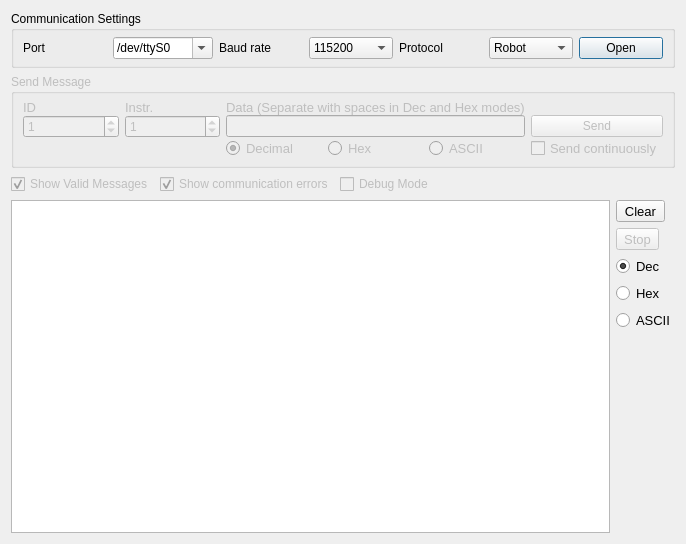
<?xml version="1.0" encoding="UTF-8"?>
<ui version="4.0">
 <class>CommGui</class>
 <widget class="QDialog" name="CommGui">
  <property name="geometry">
   <rect>
    <x>0</x>
    <y>0</y>
    <width>686</width>
    <height>544</height>
   </rect>
  </property>
  <property name="windowTitle">
   <string>nct</string>
  </property>
  <layout class="QGridLayout" name="gridLayout_3">
   <item row="2" column="0" colspan="3">
    <layout class="QGridLayout" name="glOutput">
     <item row="0" column="1" colspan="2">
      <layout class="QHBoxLayout" name="horizontalLayout">
       <item>
        <widget class="QCheckBox" name="cbValidMessage">
         <property name="enabled">
          <bool>false</bool>
         </property>
         <property name="text">
          <string>Show Valid Messages</string>
         </property>
         <property name="checked">
          <bool>true</bool>
         </property>
        </widget>
       </item>
       <item>
        <widget class="QCheckBox" name="cbQuiet">
         <property name="enabled">
          <bool>false</bool>
         </property>
         <property name="text">
          <string>Show communication errors</string>
         </property>
         <property name="checked">
          <bool>true</bool>
         </property>
        </widget>
       </item>
       <item>
        <widget class="QCheckBox" name="cbDebugMode">
         <property name="enabled">
          <bool>false</bool>
         </property>
         <property name="text">
          <string>Debug Mode</string>
         </property>
        </widget>
       </item>
       <item>
        <spacer name="horizontalSpacer">
         <property name="orientation">
          <enum>Qt::Horizontal</enum>
         </property>
         <property name="sizeHint" stdset="0">
          <size>
           <width>40</width>
           <height>20</height>
          </size>
         </property>
        </spacer>
       </item>
      </layout>
     </item>
     <item row="1" column="2">
      <widget class="QToolButton" name="btnClear">
       <property name="font">
        <font>
         <pointsize>10</pointsize>
        </font>
       </property>
       <property name="text">
        <string>Clear</string>
       </property>
      </widget>
     </item>
     <item row="2" column="2">
      <widget class="QToolButton" name="btnStopRun">
       <property name="enabled">
        <bool>false</bool>
       </property>
       <property name="font">
        <font>
         <pointsize>10</pointsize>
        </font>
       </property>
       <property name="text">
        <string>Stop</string>
       </property>
       <property name="checkable">
        <bool>true</bool>
       </property>
       <property name="checked">
        <bool>false</bool>
       </property>
      </widget>
     </item>
     <item row="6" column="2">
      <spacer name="verticalSpacer_2">
       <property name="orientation">
        <enum>Qt::Vertical</enum>
       </property>
       <property name="sizeHint" stdset="0">
        <size>
         <width>20</width>
         <height>40</height>
        </size>
       </property>
      </spacer>
     </item>
     <item row="3" column="2">
      <widget class="QRadioButton" name="rbOutputDec">
       <property name="font">
        <font>
         <pointsize>10</pointsize>
        </font>
       </property>
       <property name="text">
        <string>Dec</string>
       </property>
       <property name="checked">
        <bool>true</bool>
       </property>
      </widget>
     </item>
     <item row="4" column="2">
      <widget class="QRadioButton" name="rbOutputHex">
       <property name="font">
        <font>
         <pointsize>10</pointsize>
        </font>
       </property>
       <property name="text">
        <string>Hex</string>
       </property>
      </widget>
     </item>
     <item row="5" column="2">
      <widget class="QRadioButton" name="rbOutputASCII">
       <property name="font">
        <font>
         <pointsize>10</pointsize>
        </font>
       </property>
       <property name="text">
        <string>ASCII</string>
       </property>
      </widget>
     </item>
     <item row="1" column="1" rowspan="6">
      <widget class="QPlainTextEdit" name="textEdit">
       <property name="undoRedoEnabled">
        <bool>false</bool>
       </property>
       <property name="readOnly">
        <bool>true</bool>
       </property>
       <property name="textInteractionFlags">
        <set>Qt::NoTextInteraction</set>
       </property>
      </widget>
     </item>
    </layout>
   </item>
   <item row="0" column="0" colspan="3">
    <widget class="QGroupBox" name="groupBox_3">
     <property name="minimumSize">
      <size>
       <width>0</width>
       <height>0</height>
      </size>
     </property>
     <property name="title">
      <string>Communication Settings</string>
     </property>
     <property name="flat">
      <bool>false</bool>
     </property>
     <layout class="QGridLayout" name="gridLayout_4">
      <property name="topMargin">
       <number>6</number>
      </property>
      <property name="bottomMargin">
       <number>6</number>
      </property>
      <item row="0" column="6">
       <widget class="QPushButton" name="btnConnect">
        <property name="maximumSize">
         <size>
          <width>16777215</width>
          <height>16777215</height>
         </size>
        </property>
        <property name="text">
         <string>Open</string>
        </property>
       </widget>
      </item>
      <item row="0" column="0">
       <widget class="QLabel" name="label_3">
        <property name="maximumSize">
         <size>
          <width>16777215</width>
          <height>16777215</height>
         </size>
        </property>
        <property name="text">
         <string>Port</string>
        </property>
       </widget>
      </item>
      <item row="0" column="2">
       <widget class="QLabel" name="label_4">
        <property name="maximumSize">
         <size>
          <width>16777215</width>
          <height>16777215</height>
         </size>
        </property>
        <property name="text">
         <string>Baud rate</string>
        </property>
       </widget>
      </item>
      <item row="0" column="1">
       <widget class="QComboBox" name="cbPort">
        <property name="editable">
         <bool>true</bool>
        </property>
        <property name="currentIndex">
         <number>0</number>
        </property>
        <property name="sizeAdjustPolicy">
         <enum>QComboBox::AdjustToContents</enum>
        </property>
        <item>
         <property name="text">
          <string>/dev/ttyS0</string>
         </property>
        </item>
        <item>
         <property name="text">
          <string>/dev/ttyS1</string>
         </property>
        </item>
        <item>
         <property name="text">
          <string>/dev/ttyS2</string>
         </property>
        </item>
        <item>
         <property name="text">
          <string>/dev/ttyS3</string>
         </property>
        </item>
        <item>
         <property name="text">
          <string>/dev/ttyUSB0</string>
         </property>
        </item>
        <item>
         <property name="text">
          <string>/dev/ttyUSB1</string>
         </property>
        </item>
        <item>
         <property name="text">
          <string>/dev/ttyUSB2</string>
         </property>
        </item>
        <item>
         <property name="text">
          <string>/dev/ttyUSB3</string>
         </property>
        </item>
       </widget>
      </item>
      <item row="0" column="3">
       <widget class="QComboBox" name="cbBaudRate">
        <property name="currentIndex">
         <number>10</number>
        </property>
        <item>
         <property name="text">
          <string>300</string>
         </property>
        </item>
        <item>
         <property name="text">
          <string>600</string>
         </property>
        </item>
        <item>
         <property name="text">
          <string>1200</string>
         </property>
        </item>
        <item>
         <property name="text">
          <string>2400</string>
         </property>
        </item>
        <item>
         <property name="text">
          <string>4800</string>
         </property>
        </item>
        <item>
         <property name="text">
          <string>9600</string>
         </property>
        </item>
        <item>
         <property name="text">
          <string>19200</string>
         </property>
        </item>
        <item>
         <property name="text">
          <string>38400</string>
         </property>
        </item>
        <item>
         <property name="text">
          <string>57600</string>
         </property>
        </item>
        <item>
         <property name="text">
          <string>76800</string>
         </property>
        </item>
        <item>
         <property name="text">
          <string>115200</string>
         </property>
        </item>
        <item>
         <property name="text">
          <string>230400</string>
         </property>
        </item>
        <item>
         <property name="text">
          <string>500000</string>
         </property>
        </item>
        <item>
         <property name="text">
          <string>576000</string>
         </property>
        </item>
        <item>
         <property name="text">
          <string>921600</string>
         </property>
        </item>
        <item>
         <property name="text">
          <string>1000000</string>
         </property>
        </item>
        <item>
         <property name="text">
          <string>1152000</string>
         </property>
        </item>
        <item>
         <property name="text">
          <string>1500000</string>
         </property>
        </item>
        <item>
         <property name="text">
          <string>2000000</string>
         </property>
        </item>
        <item>
         <property name="text">
          <string>2500000</string>
         </property>
        </item>
        <item>
         <property name="text">
          <string>3000000</string>
         </property>
        </item>
        <item>
         <property name="text">
          <string>3500000</string>
         </property>
        </item>
        <item>
         <property name="text">
          <string>4000000</string>
         </property>
        </item>
       </widget>
      </item>
      <item row="0" column="4">
       <widget class="QLabel" name="label_5">
        <property name="maximumSize">
         <size>
          <width>16777215</width>
          <height>16777215</height>
         </size>
        </property>
        <property name="text">
         <string>Protocol</string>
        </property>
       </widget>
      </item>
      <item row="0" column="5">
       <widget class="QComboBox" name="cbProtocol">
        <property name="currentIndex">
         <number>0</number>
        </property>
        <item>
         <property name="text">
          <string>Robot</string>
         </property>
        </item>
        <item>
         <property name="text">
          <string>AX-12</string>
         </property>
        </item>
        <item>
         <property name="text">
          <string>Raw</string>
         </property>
        </item>
        <item>
         <property name="text">
          <string>UM6</string>
         </property>
        </item>
       </widget>
      </item>
     </layout>
    </widget>
   </item>
   <item row="1" column="0" colspan="3">
    <widget class="QGroupBox" name="gbSendMessage">
     <property name="enabled">
      <bool>false</bool>
     </property>
     <property name="layoutDirection">
      <enum>Qt::LeftToRight</enum>
     </property>
     <property name="title">
      <string>Send Message</string>
     </property>
     <layout class="QGridLayout" name="gridLayout">
      <property name="topMargin">
       <number>6</number>
      </property>
      <property name="bottomMargin">
       <number>6</number>
      </property>
      <property name="horizontalSpacing">
       <number>-1</number>
      </property>
      <property name="verticalSpacing">
       <number>0</number>
      </property>
      <item row="0" column="3" colspan="3">
       <widget class="QLabel" name="label_2">
        <property name="font">
         <font>
          <pointsize>10</pointsize>
         </font>
        </property>
        <property name="text">
         <string>Data (Separate with spaces in Dec and Hex modes)</string>
        </property>
       </widget>
      </item>
      <item row="1" column="3" colspan="3">
       <widget class="QLineEdit" name="leData">
        <property name="enabled">
         <bool>false</bool>
        </property>
       </widget>
      </item>
      <item row="1" column="6">
       <widget class="QPushButton" name="btnSend">
        <property name="text">
         <string>Send</string>
        </property>
        <property name="autoDefault">
         <bool>false</bool>
        </property>
        <property name="default">
         <bool>false</bool>
        </property>
        <property name="flat">
         <bool>false</bool>
        </property>
       </widget>
      </item>
      <item row="1" column="1">
       <widget class="QSpinBox" name="sbID">
        <property name="maximum">
         <number>255</number>
        </property>
        <property name="value">
         <number>1</number>
        </property>
       </widget>
      </item>
      <item row="0" column="1">
       <widget class="QLabel" name="lblID">
        <property name="font">
         <font>
          <pointsize>10</pointsize>
         </font>
        </property>
        <property name="text">
         <string>ID</string>
        </property>
       </widget>
      </item>
      <item row="2" column="3">
       <widget class="QRadioButton" name="rbInputDec">
        <property name="sizePolicy">
         <sizepolicy hsizetype="Minimum" vsizetype="Fixed">
          <horstretch>0</horstretch>
          <verstretch>0</verstretch>
         </sizepolicy>
        </property>
        <property name="font">
         <font>
          <pointsize>10</pointsize>
         </font>
        </property>
        <property name="text">
         <string>Decimal</string>
        </property>
        <property name="checked">
         <bool>true</bool>
        </property>
       </widget>
      </item>
      <item row="2" column="4">
       <widget class="QRadioButton" name="rbInputHex">
        <property name="sizePolicy">
         <sizepolicy hsizetype="Minimum" vsizetype="Fixed">
          <horstretch>0</horstretch>
          <verstretch>0</verstretch>
         </sizepolicy>
        </property>
        <property name="font">
         <font>
          <pointsize>10</pointsize>
         </font>
        </property>
        <property name="text">
         <string>Hex</string>
        </property>
       </widget>
      </item>
      <item row="2" column="5">
       <widget class="QRadioButton" name="rbInputASCII">
        <property name="sizePolicy">
         <sizepolicy hsizetype="Minimum" vsizetype="Fixed">
          <horstretch>0</horstretch>
          <verstretch>0</verstretch>
         </sizepolicy>
        </property>
        <property name="font">
         <font>
          <pointsize>10</pointsize>
         </font>
        </property>
        <property name="styleSheet">
         <string notr="true"/>
        </property>
        <property name="text">
         <string>ASCII</string>
        </property>
        <property name="iconSize">
         <size>
          <width>16</width>
          <height>16</height>
         </size>
        </property>
       </widget>
      </item>
      <item row="1" column="2">
       <widget class="QSpinBox" name="sbInstruction">
        <property name="maximum">
         <number>255</number>
        </property>
        <property name="value">
         <number>1</number>
        </property>
       </widget>
      </item>
      <item row="0" column="2">
       <widget class="QLabel" name="lblInstruction">
        <property name="font">
         <font>
          <pointsize>10</pointsize>
         </font>
        </property>
        <property name="text">
         <string>Instr.</string>
        </property>
       </widget>
      </item>
      <item row="2" column="6">
       <widget class="QCheckBox" name="cbSendContinuously">
        <property name="font">
         <font>
          <pointsize>10</pointsize>
         </font>
        </property>
        <property name="text">
         <string>Send continuously</string>
        </property>
        <property name="tristate">
         <bool>false</bool>
        </property>
       </widget>
      </item>
     </layout>
    </widget>
   </item>
  </layout>
 </widget>
 <resources/>
 <connections/>
</ui>
